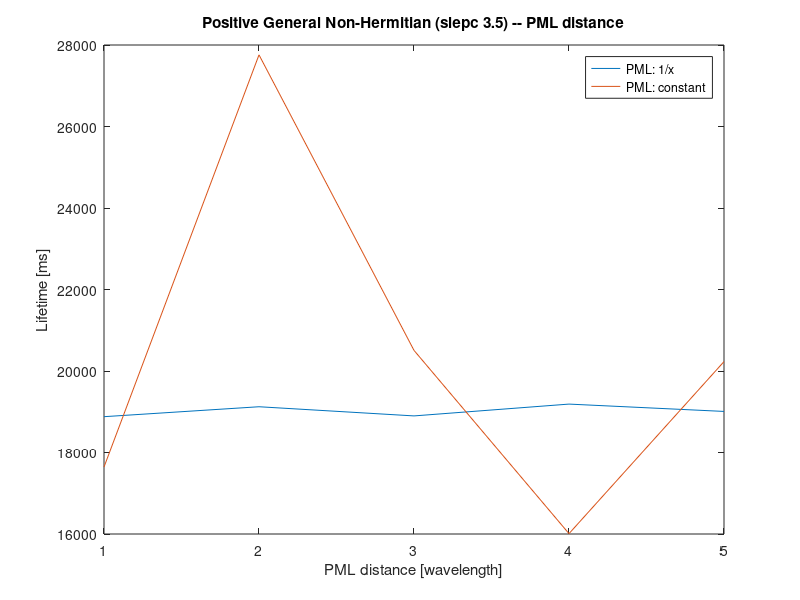
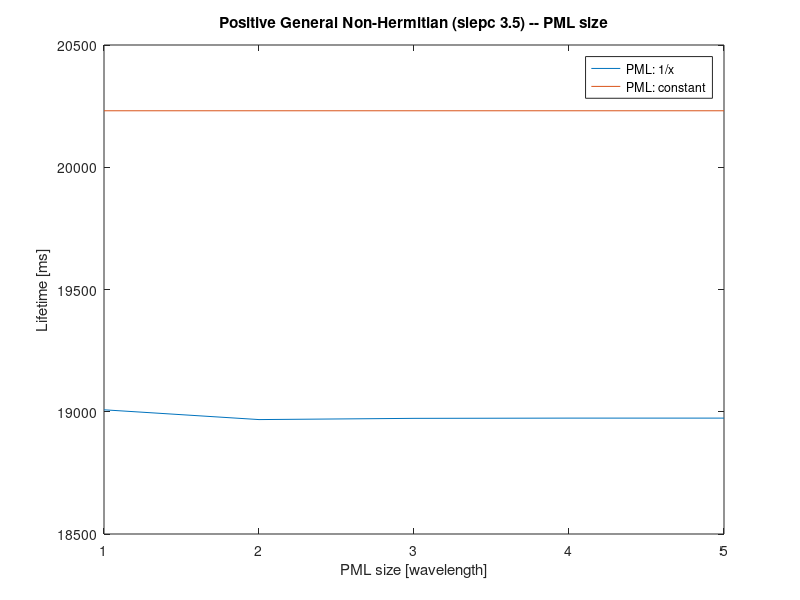

MATLAB code for these plots, in order:
%% Clear
close all;
clear all;

%% Problem: 1 / (mu_r * epsilon_r) * A * x - B * lambda * x = 0
%  Solver: pos_gen_non_hermitian (slepc 3.4)
%  Two kinds of PMLs: constant and 1 / x

%% Variation on PML distance
%  |1|x|10|10|10|2|tri|4|4|-|1e-15|

dist_posgen          = [1:5];
dist_posgen_oneOverF = [18879 19123 18898 19188 19008];
dist_posgen_constant = [17644 27758 20506 16009 20231];

figure;
plot(dist_posgen, [dist_posgen_oneOverF; dist_posgen_constant]);
xlabel('PML distance [wavelength]');
ylabel('Lifetime [ms]');
title('Positive General Non-Hermitian (slepc 3.5) -- PML distance');
legend({'PML: 1/x', 'PML: constant'});

%% Variation on PML size
%  |x|5|10|10|10|2|tri|4|4|-|1e-15|

size_posgen          = [1:5];
size_posgen_oneOverF = [19008 18968 18973 18974 18974];
size_posgen_constant = [20231 20231 20231 20231 20231];

figure;
plot(size_posgen, [size_posgen_oneOverF; size_posgen_constant]);
xlabel('PML size [wavelength]');
ylabel('Lifetime [ms]');
title('Positive General Non-Hermitian (slepc 3.5) -- PML size');
legend({'PML: 1/x', 'PML: constant'});
